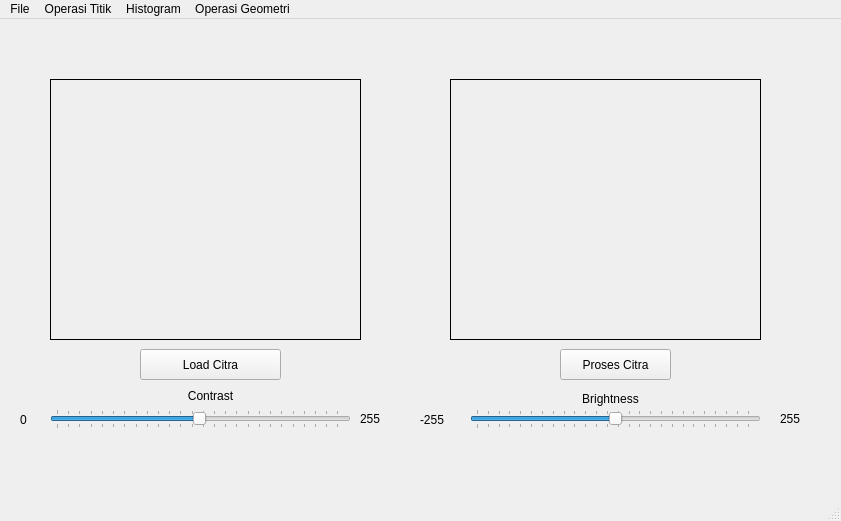
<?xml version="1.0" encoding="UTF-8"?>
<ui version="4.0">
 <class>MainWindow</class>
 <widget class="QMainWindow" name="MainWindow">
  <property name="geometry">
   <rect>
    <x>0</x>
    <y>0</y>
    <width>841</width>
    <height>521</height>
   </rect>
  </property>
  <property name="windowTitle">
   <string>MainWindow</string>
  </property>
  <widget class="QWidget" name="centralwidget">
   <widget class="QLabel" name="label">
    <property name="geometry">
     <rect>
      <x>50</x>
      <y>60</y>
      <width>311</width>
      <height>261</height>
     </rect>
    </property>
    <property name="frameShape">
     <enum>QFrame::Box</enum>
    </property>
    <property name="text">
     <string/>
    </property>
   </widget>
   <widget class="QPushButton" name="pushButton">
    <property name="geometry">
     <rect>
      <x>140</x>
      <y>330</y>
      <width>141</width>
      <height>31</height>
     </rect>
    </property>
    <property name="text">
     <string>Load Citra</string>
    </property>
   </widget>
   <widget class="QLabel" name="label_2">
    <property name="geometry">
     <rect>
      <x>450</x>
      <y>60</y>
      <width>311</width>
      <height>261</height>
     </rect>
    </property>
    <property name="frameShape">
     <enum>QFrame::Box</enum>
    </property>
    <property name="text">
     <string/>
    </property>
   </widget>
   <widget class="QPushButton" name="pushButton_2">
    <property name="geometry">
     <rect>
      <x>560</x>
      <y>330</y>
      <width>111</width>
      <height>31</height>
     </rect>
    </property>
    <property name="text">
     <string>Proses Citra</string>
    </property>
   </widget>
   <widget class="QSlider" name="horizontalSlider">
    <property name="geometry">
     <rect>
      <x>50</x>
      <y>390</y>
      <width>301</width>
      <height>20</height>
     </rect>
    </property>
    <property name="minimumSize">
     <size>
      <width>251</width>
      <height>0</height>
     </size>
    </property>
    <property name="minimum">
     <number>0</number>
    </property>
    <property name="maximum">
     <number>255</number>
    </property>
    <property name="value">
     <number>127</number>
    </property>
    <property name="sliderPosition">
     <number>127</number>
    </property>
    <property name="tracking">
     <bool>true</bool>
    </property>
    <property name="orientation">
     <enum>Qt::Horizontal</enum>
    </property>
    <property name="invertedAppearance">
     <bool>false</bool>
    </property>
    <property name="invertedControls">
     <bool>false</bool>
    </property>
    <property name="tickPosition">
     <enum>QSlider::TicksBothSides</enum>
    </property>
    <property name="tickInterval">
     <number>10</number>
    </property>
   </widget>
   <widget class="QLabel" name="label_3">
    <property name="geometry">
     <rect>
      <x>140</x>
      <y>370</y>
      <width>141</width>
      <height>16</height>
     </rect>
    </property>
    <property name="text">
     <string>Contrast</string>
    </property>
    <property name="alignment">
     <set>Qt::AlignHCenter|Qt::AlignTop</set>
    </property>
   </widget>
   <widget class="QSlider" name="horizontalSlider_2">
    <property name="geometry">
     <rect>
      <x>470</x>
      <y>390</y>
      <width>291</width>
      <height>20</height>
     </rect>
    </property>
    <property name="minimum">
     <number>-255</number>
    </property>
    <property name="maximum">
     <number>255</number>
    </property>
    <property name="pageStep">
     <number>1</number>
    </property>
    <property name="value">
     <number>0</number>
    </property>
    <property name="sliderPosition">
     <number>0</number>
    </property>
    <property name="tracking">
     <bool>true</bool>
    </property>
    <property name="orientation">
     <enum>Qt::Horizontal</enum>
    </property>
    <property name="invertedAppearance">
     <bool>false</bool>
    </property>
    <property name="invertedControls">
     <bool>false</bool>
    </property>
    <property name="tickPosition">
     <enum>QSlider::TicksBothSides</enum>
    </property>
    <property name="tickInterval">
     <number>20</number>
    </property>
   </widget>
   <widget class="QLabel" name="label_4">
    <property name="geometry">
     <rect>
      <x>530</x>
      <y>370</y>
      <width>161</width>
      <height>20</height>
     </rect>
    </property>
    <property name="text">
     <string>Brightness</string>
    </property>
    <property name="alignment">
     <set>Qt::AlignCenter</set>
    </property>
   </widget>
   <widget class="QLabel" name="label_5">
    <property name="geometry">
     <rect>
      <x>20</x>
      <y>390</y>
      <width>21</width>
      <height>21</height>
     </rect>
    </property>
    <property name="text">
     <string>0</string>
    </property>
   </widget>
   <widget class="QLabel" name="label_6">
    <property name="geometry">
     <rect>
      <x>360</x>
      <y>390</y>
      <width>51</width>
      <height>20</height>
     </rect>
    </property>
    <property name="text">
     <string>255</string>
    </property>
   </widget>
   <widget class="QLabel" name="label_7">
    <property name="geometry">
     <rect>
      <x>420</x>
      <y>390</y>
      <width>41</width>
      <height>21</height>
     </rect>
    </property>
    <property name="text">
     <string>-255</string>
    </property>
   </widget>
   <widget class="QLabel" name="label_8">
    <property name="geometry">
     <rect>
      <x>780</x>
      <y>390</y>
      <width>31</width>
      <height>20</height>
     </rect>
    </property>
    <property name="text">
     <string>255</string>
    </property>
   </widget>
   <zorder>label</zorder>
   <zorder>pushButton</zorder>
   <zorder>label_2</zorder>
   <zorder>pushButton_2</zorder>
   <zorder>horizontalSlider</zorder>
   <zorder>label_3</zorder>
   <zorder>label_4</zorder>
   <zorder>label_5</zorder>
   <zorder>label_6</zorder>
   <zorder>label_7</zorder>
   <zorder>label_8</zorder>
   <zorder>horizontalSlider_2</zorder>
  </widget>
  <widget class="QMenuBar" name="menubar">
   <property name="geometry">
    <rect>
     <x>0</x>
     <y>0</y>
     <width>841</width>
     <height>22</height>
    </rect>
   </property>
   <widget class="QMenu" name="menuOperasi_Titik">
    <property name="title">
     <string>Operasi Titik</string>
    </property>
    <addaction name="actionOperasi_Pencerahan"/>
    <addaction name="actionSimple_Contrast"/>
    <addaction name="actionContrast_Stretching"/>
    <addaction name="actionNegative"/>
    <addaction name="actionBiner"/>
   </widget>
   <widget class="QMenu" name="menuFile">
    <property name="title">
     <string>File</string>
    </property>
    <addaction name="actionSave"/>
   </widget>
   <widget class="QMenu" name="menuHistogram">
    <property name="title">
     <string>Histogram</string>
    </property>
    <addaction name="actionHistogram_Grayscale"/>
    <addaction name="actionHistogram_RGB"/>
    <addaction name="actionHistogram_Equalization"/>
   </widget>
   <widget class="QMenu" name="menuOperasi_Geometri">
    <property name="title">
     <string>Operasi Geometri</string>
    </property>
    <widget class="QMenu" name="menuRotasi">
     <property name="title">
      <string>Rotasi</string>
     </property>
     <addaction name="separator"/>
     <addaction name="action_45_derajat"/>
     <addaction name="action45_derajat"/>
     <addaction name="action_90_derajat"/>
     <addaction name="action90_derajat"/>
     <addaction name="action180_derajat"/>
     <addaction name="actionTranspose_2"/>
    </widget>
    <widget class="QMenu" name="menuResize_2">
     <property name="title">
      <string>Resize</string>
     </property>
     <addaction name="action4x"/>
     <addaction name="action3x"/>
     <addaction name="action2x"/>
     <addaction name="action3_4x"/>
     <addaction name="action1_2x"/>
     <addaction name="action1_4x"/>
    </widget>
    <addaction name="actionTranslasi"/>
    <addaction name="menuRotasi"/>
    <addaction name="menuResize_2"/>
   </widget>
   <addaction name="menuFile"/>
   <addaction name="menuOperasi_Titik"/>
   <addaction name="menuHistogram"/>
   <addaction name="menuOperasi_Geometri"/>
  </widget>
  <widget class="QStatusBar" name="statusbar"/>
  <action name="actionOperasi_Pencerahan">
   <property name="text">
    <string>Operasi Pencerahan</string>
   </property>
  </action>
  <action name="actionSimple_Contrast">
   <property name="text">
    <string>Simple Contrast</string>
   </property>
  </action>
  <action name="actionContrast_Stretching">
   <property name="text">
    <string>Contrast Stretching</string>
   </property>
  </action>
  <action name="actionNegative">
   <property name="text">
    <string>Negative</string>
   </property>
  </action>
  <action name="actionBiner">
   <property name="text">
    <string>Biner</string>
   </property>
  </action>
  <action name="actionGrayscale">
   <property name="text">
    <string>Greyscale</string>
   </property>
  </action>
  <action name="actionSave">
   <property name="text">
    <string>Save</string>
   </property>
  </action>
  <action name="actionHistogram_Grayscale">
   <property name="text">
    <string>Histogram Grayscale</string>
   </property>
  </action>
  <action name="actionHistogram_RGB">
   <property name="text">
    <string>Histogram RGB</string>
   </property>
  </action>
  <action name="actionHistogram_Equalization">
   <property name="text">
    <string>Histogram Equalization</string>
   </property>
  </action>
  <action name="actionTranslasi">
   <property name="text">
    <string>Translasi</string>
   </property>
  </action>
  <action name="action_45_derajat">
   <property name="text">
    <string>-45 derajat</string>
   </property>
  </action>
  <action name="action45_derajat">
   <property name="text">
    <string>45 derajat</string>
   </property>
  </action>
  <action name="action_90_derajat">
   <property name="text">
    <string>-90 derajat</string>
   </property>
  </action>
  <action name="action90_derajat">
   <property name="text">
    <string>90 derajat</string>
   </property>
  </action>
  <action name="action180_derajat">
   <property name="text">
    <string>180 derajat</string>
   </property>
  </action>
  <action name="actionTranspose">
   <property name="text">
    <string>Transpose</string>
   </property>
  </action>
  <action name="actionTranspose_2">
   <property name="text">
    <string>Transpose</string>
   </property>
  </action>
  <action name="action1_4">
   <property name="text">
    <string>1/4</string>
   </property>
  </action>
  <action name="action_3">
   <property name="text">
    <string>4x</string>
   </property>
  </action>
  <action name="action_2">
   <property name="text">
    <string>4x</string>
   </property>
  </action>
  <action name="action4x">
   <property name="text">
    <string>4x</string>
   </property>
  </action>
  <action name="action3x">
   <property name="text">
    <string>3x</string>
   </property>
  </action>
  <action name="action2x">
   <property name="text">
    <string>2x</string>
   </property>
  </action>
  <action name="action3_4x">
   <property name="text">
    <string>3/4x</string>
   </property>
  </action>
  <action name="action1_2x">
   <property name="text">
    <string>1/2x</string>
   </property>
  </action>
  <action name="action1_4x">
   <property name="text">
    <string>1/4x</string>
   </property>
  </action>
 </widget>
 <resources/>
 <connections/>
</ui>
